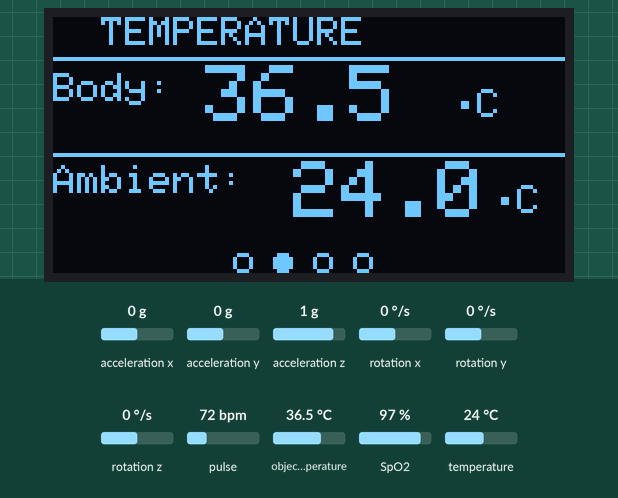
Simulated run of this sketch. Board: ESP32. On the bench: 128×64 one-colour display. Inputs (shaded band) come from the test bench; at power-on: object temperature 36.5 °C, acceleration x 0 g, SpO2 97 %, acceleration y 0 g, acceleration z 1 g, rotation x 0 °/s, rotation y 0 °/s, rotation z 0 °/s, pulse 72 bpm, temperature 24 °C. WiFi joins after 1.5 s; servers stay silent unless stated; what the sketch prints to the serial monitor is not drawn.

Above: at 12.5 s.
12.6 s: object temperature set to 39 °C
At 14.3 s:
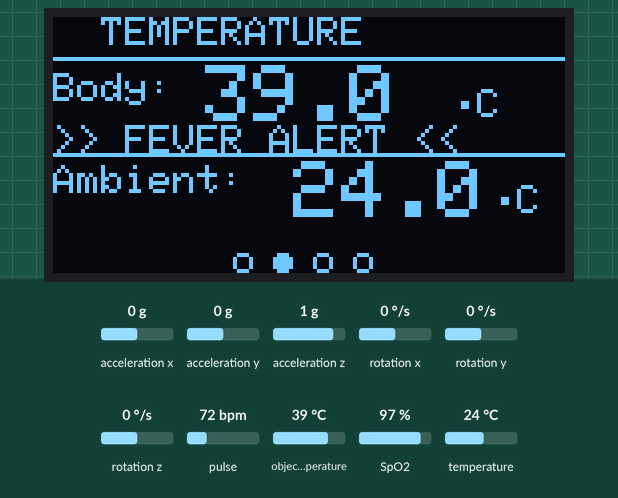
16.4 s: acceleration x set to -1.4 g
At 17.3 s:
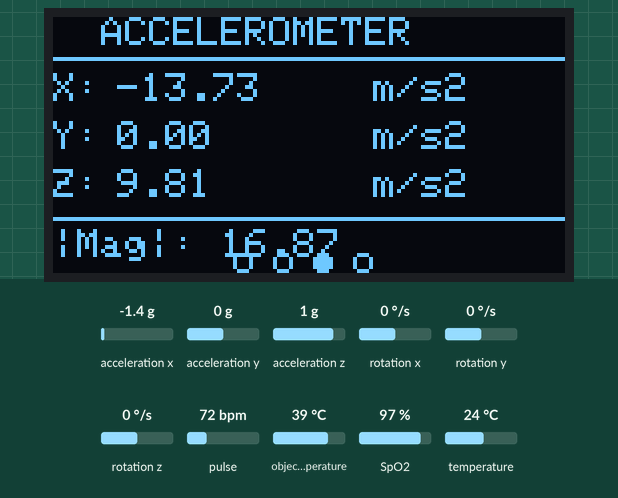
19.4 s: SpO2 set to 93 %
At 21.6 s:
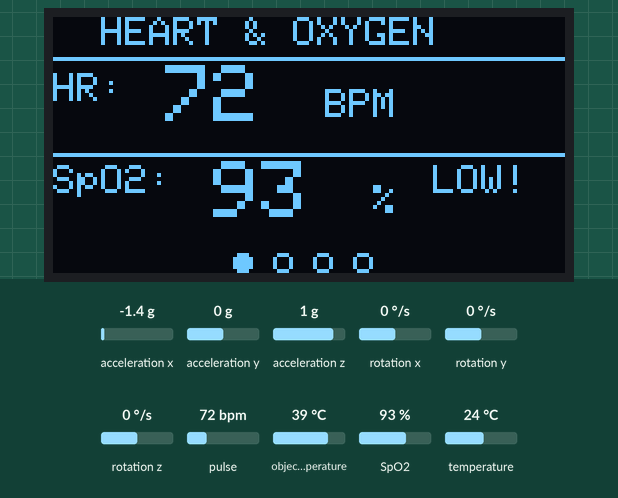
22.4 s: SpO2 set to 95 %
At 23.9 s:
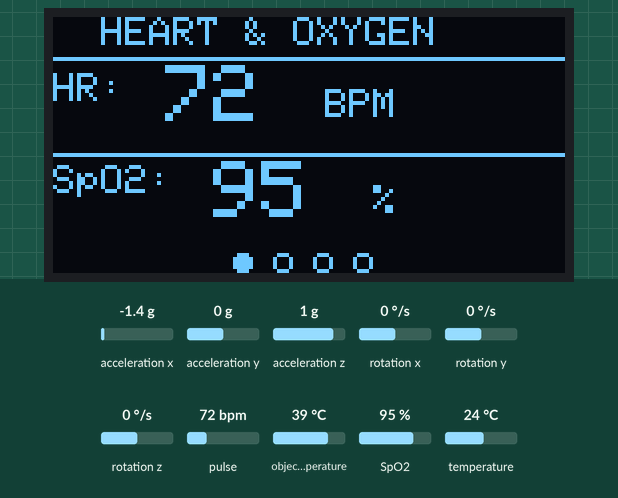
25.6 s: acceleration y set to -1.4 g
At 27.5 s:
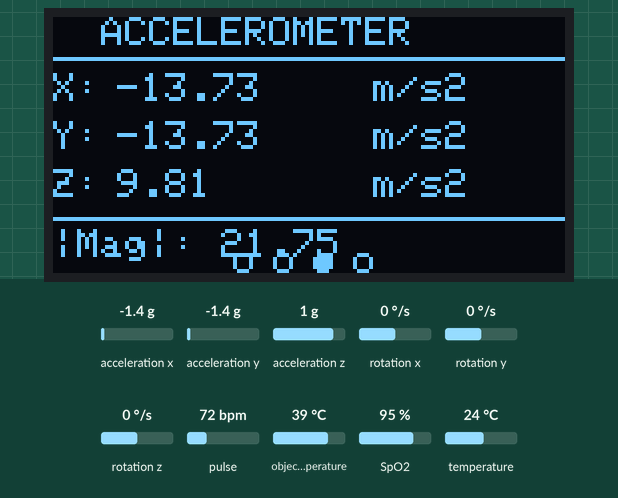
28.6 s: acceleration z set to -1.4 g
At 33.39 s:
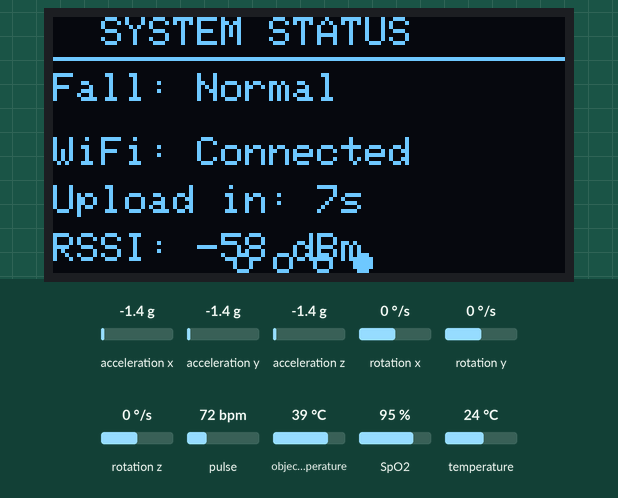
Timing chart, 0 to 33.6 s (numbered marks = the images above; inputs shaded):
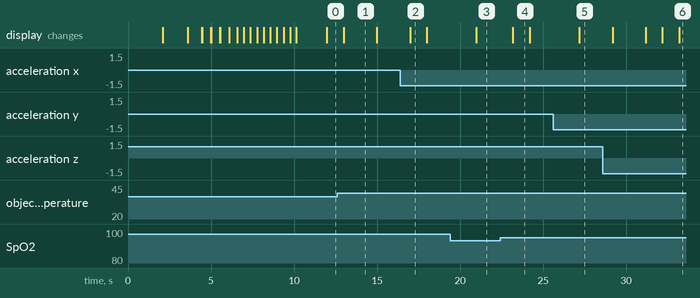

The sketch:

WEARABLE_HEALTH_MONITORING.ino
```cpp
/*
 * ============================================================
 *  WEARABLE HEALTH MONITORING SYSTEM  (v2 — with OLED)
 *  Sensors : MAX30102 (SpO2/HR) | MLX90614 (Temp) | MPU6050 (IMU)
 *  Display : SSD1306 OLED 128×64 (I²C, addr 0x3C)
 *  Cloud   : ThingSpeak IoT
 *  Board   : ESP32
 * ============================================================
 *
 *  OLED Screens (auto-rotate every 3 s):
 *    Screen 0 → Heart Rate + SpO₂
 *    Screen 1 → Body Temp + Ambient Temp
 *    Screen 2 → Accelerometer X/Y/Z
 *    Screen 3 → Fall status + WiFi status
 *
 *  ThingSpeak Channel Fields:
 *    Field 1 → Heart Rate (BPM)
 *    Field 2 → SpO2 (%)
 *    Field 3 → Body Temperature (°C)
 *    Field 4 → Ambient Temperature (°C)
 *    Field 5 → Accel X (m/s²)
 *    Field 6 → Accel Y (m/s²)
 *    Field 7 → Accel Z (m/s²)
 *    Field 8 → Fall Detection (0/1)
 *
 *  Libraries required (install via Library Manager):
 *    - SparkFun MAX3010x Pulse and Proximity Sensor Library
 *    - Adafruit MLX90614 Library
 *    - Adafruit MPU6050 (+ Adafruit Unified Sensor)
 *    - Adafruit SSD1306
 *    - Adafruit GFX Library
 *    - ThingSpeak by MathWorks
 *    - WiFi (built-in ESP32)
 * ============================================================
 */

#include <Wire.h>
#include <WiFi.h>
#include "ThingSpeak.h"

// MAX30102
#include "MAX30105.h"
#include "spo2_algorithm.h"
#include "heartRate.h"

// MLX90614
#include <Adafruit_MLX90614.h>

// MPU6050
#include <Adafruit_MPU6050.h>
#include <Adafruit_Sensor.h>

// OLED SSD1306
#include <Adafruit_GFX.h>
#include <Adafruit_SSD1306.h>

// ─────────────────────────────────────────────
//  CONFIGURATION — Edit these values
// ─────────────────────────────────────────────
const char* WIFI_SSID     = "Testwifi";
const char* WIFI_PASSWORD = "12345678";

unsigned long THINGSPEAK_CHANNEL_ID = 2703273;  // your channel ID
const char*   THINGSPEAK_WRITE_KEY  = "I3D6SUTJI5ZP0ALX";

// Upload interval (ThingSpeak free tier min = 15 s)
const unsigned long UPLOAD_INTERVAL_MS = 20000;

// OLED screen rotation interval (ms)
const unsigned long SCREEN_INTERVAL_MS = 3000;

// Fall detection thresholds (m/s²)
const float FALL_THRESHOLD = 20.0;
const float REST_THRESHOLD = 3.0;

// ─────────────────────────────────────────────
//  OLED Setup  (128×64, I²C address 0x3C)
// ─────────────────────────────────────────────
#define SCREEN_WIDTH  128
#define SCREEN_HEIGHT  64
#define OLED_RESET     -1       // no reset pin; share ESP32 reset
#define OLED_ADDRESS  0x3C

Adafruit_SSD1306 display(SCREEN_WIDTH, SCREEN_HEIGHT, &Wire, OLED_RESET);

// ─────────────────────────────────────────────
//  Objects
// ─────────────────────────────────────────────
WiFiClient        wifiClient;
MAX30105          particleSensor;
Adafruit_MLX90614 mlx;
Adafruit_MPU6050  mpu;

// ─────────────────────────────────────────────
//  MAX30102 SpO2 buffers
// ─────────────────────────────────────────────
#define BUFFER_LENGTH 100
uint32_t irBuffer[BUFFER_LENGTH];
uint32_t redBuffer[BUFFER_LENGTH];
int32_t  spo2Value;
int8_t   spo2Valid;
int32_t  heartRate;
int8_t   hrValid;

// ─────────────────────────────────────────────
//  Heart-rate smoothing
// ─────────────────────────────────────────────
const byte RATE_ARRAY_SIZE = 4;
byte  rates[RATE_ARRAY_SIZE];
byte  rateSpot = 0;
long  lastBeat = 0;
float beatsPerMinute;
int   beatAvg;

// ─────────────────────────────────────────────
//  Sensor readings (globals for OLED access)
// ─────────────────────────────────────────────
float bodyTemp    = 0.0;
float ambientTemp = 0.0;
float ax = 0.0, ay = 0.0, az = 0.0;
float aMag = 0.0;

// ─────────────────────────────────────────────
//  Fall detection state
// ─────────────────────────────────────────────
bool fallDetected = false;
unsigned long fallTime = 0;
const unsigned long FALL_RESET_MS = 5000;

// ─────────────────────────────────────────────
//  Timers
// ─────────────────────────────────────────────
unsigned long lastUpload = 0;
unsigned long lastScreen = 0;
byte currentScreen = 0;
#define TOTAL_SCREENS 4

// ═══════════════════════════════════════════════════════════
//  OLED HELPER — draw a thin header bar
// ═══════════════════════════════════════════════════════════
void drawHeader(const char* title) {
  display.setTextSize(1);
  display.setTextColor(SSD1306_WHITE);
  display.setCursor(0, 0);
  display.println(title);
  display.drawLine(0, 10, SCREEN_WIDTH - 1, 10, SSD1306_WHITE);
}

// ═══════════════════════════════════════════════════════════
//  OLED HELPER — draw page dots at bottom
// ═══════════════════════════════════════════════════════════
void drawPageDots() {
  int spacing = 10;
  int startX  = (SCREEN_WIDTH - (TOTAL_SCREENS * spacing)) / 2;
  for (byte i = 0; i < TOTAL_SCREENS; i++) {
    int x = startX + i * spacing + 3;
    if (i == currentScreen)
      display.fillCircle(x, 61, 2, SSD1306_WHITE);
    else
      display.drawCircle(x, 61, 2, SSD1306_WHITE);
  }
}

// ═══════════════════════════════════════════════════════════
//  OLED SCREEN 0 — Heart Rate + SpO₂
// ═══════════════════════════════════════════════════════════
void screenHeartRate() {
  int hrShow  = hrValid   ? (int)heartRate : beatAvg;
  int spo2Show = spo2Valid ? (int)spo2Value : 0;

  display.clearDisplay();
  drawHeader("  HEART & OXYGEN");

  // Heart Rate
  display.setTextSize(1);
  display.setCursor(0, 14);
  display.print("HR:");
  display.setTextSize(2);
  display.setCursor(28, 12);
  display.print(hrShow);
  display.setTextSize(1);
  display.setCursor(68, 18);
  display.print("BPM");

  // Divider
  display.drawLine(0, 34, SCREEN_WIDTH - 1, 34, SSD1306_WHITE);

  // SpO2
  display.setTextSize(1);
  display.setCursor(0, 37);
  display.print("SpO2:");
  display.setTextSize(2);
  display.setCursor(40, 36);
  display.print(spo2Show);
  display.setTextSize(1);
  display.setCursor(80, 42);
  display.print("%");

  // Warning if SpO2 low
  if (spo2Show > 0 && spo2Show < 95) {
    display.setCursor(95, 37);
    display.print("LOW!");
  }

  drawPageDots();
  display.display();
}

// ═══════════════════════════════════════════════════════════
//  OLED SCREEN 1 — Temperature
// ═══════════════════════════════════════════════════════════
void screenTemperature() {
  display.clearDisplay();
  drawHeader("  TEMPERATURE");

  // Body temp
  display.setTextSize(1);
  display.setCursor(0, 14);
  display.print("Body:");
  display.setTextSize(2);
  display.setCursor(38, 12);
  display.print(bodyTemp, 1);
  display.setTextSize(1);
  display.setCursor(100, 18);
  display.print("\xF8""C");   // °C

  // Fever indicator
  if (bodyTemp > 38.0) {
    display.setCursor(0, 27);
    display.print(">> FEVER ALERT <<");
  }

  display.drawLine(0, 34, SCREEN_WIDTH - 1, 34, SSD1306_WHITE);

  // Ambient temp
  display.setTextSize(1);
  display.setCursor(0, 37);
  display.print("Ambient:");
  display.setTextSize(2);
  display.setCursor(60, 36);
  display.print(ambientTemp, 1);
  display.setTextSize(1);
  display.setCursor(110, 42);
  display.print("\xF8""C");

  drawPageDots();
  display.display();
}

// ═══════════════════════════════════════════════════════════
//  OLED SCREEN 2 — Accelerometer
// ═══════════════════════════════════════════════════════════
void screenAccel() {
  display.clearDisplay();
  drawHeader("  ACCELEROMETER");

  display.setTextSize(1);

  display.setCursor(0, 14);
  display.print("X:");
  display.setCursor(16, 14);
  display.print(ax, 2);
  display.setCursor(80, 14);
  display.print("m/s2");

  display.setCursor(0, 26);
  display.print("Y:");
  display.setCursor(16, 26);
  display.print(ay, 2);
  display.setCursor(80, 26);
  display.print("m/s2");

  display.setCursor(0, 38);
  display.print("Z:");
  display.setCursor(16, 38);
  display.print(az, 2);
  display.setCursor(80, 38);
  display.print("m/s2");

  display.drawLine(0, 50, SCREEN_WIDTH - 1, 50, SSD1306_WHITE);
  display.setCursor(0, 53);
  display.print("|Mag|: ");
  display.print(aMag, 2);

  drawPageDots();
  display.display();
}

// ═══════════════════════════════════════════════════════════
//  OLED SCREEN 3 — Status (Fall + WiFi + Upload)
// ═══════════════════════════════════════════════════════════
void screenStatus() {
  display.clearDisplay();
  drawHeader("  SYSTEM STATUS");

  display.setTextSize(1);

  // Fall status
  display.setCursor(0, 14);
  display.print("Fall: ");
  if (fallDetected) {
    display.setTextSize(2);
    display.setCursor(40, 12);
    display.print("! FALL !");
    display.setTextSize(1);
  } else {
    display.print("Normal");
  }

  // WiFi status
  display.setCursor(0, 30);
  display.print("WiFi: ");
  display.print(WiFi.status() == WL_CONNECTED ? "Connected" : "OFFLINE");

  // Upload countdown
  unsigned long nextUpload = UPLOAD_INTERVAL_MS - (millis() - lastUpload);
  if (lastUpload == 0) nextUpload = 0;
  display.setCursor(0, 42);
  display.print("Upload in: ");
  display.print(nextUpload / 1000);
  display.print("s");

  // Signal strength
  display.setCursor(0, 54);
  display.print("RSSI: ");
  display.print(WiFi.RSSI());
  display.print(" dBm");

  drawPageDots();
  display.display();
}

// ═══════════════════════════════════════════════════════════
//  OLED SPLASH SCREEN
// ═══════════════════════════════════════════════════════════
void splashScreen() {
  display.clearDisplay();
  display.setTextSize(1);
  display.setTextColor(SSD1306_WHITE);
  display.setCursor(10, 5);
  display.println("Health Monitor v2");
  display.drawLine(0, 16, SCREEN_WIDTH - 1, 16, SSD1306_WHITE);
  display.setCursor(20, 22);
  display.println("Initializing...");
  display.setCursor(0, 38);
  display.println(" MAX30102  MLX90614");
  display.setCursor(0, 50);
  display.println(" MPU6050   ESP32");
  display.display();
  delay(2000);
}

// ═══════════════════════════════════════════════════════════
//  OLED STATUS LINE (during init)
// ═══════════════════════════════════════════════════════════
void oledStatus(const char* msg) {
  display.fillRect(0, 38, SCREEN_WIDTH, 26, SSD1306_BLACK);
  display.setCursor(0, 42);
  display.print(msg);
  display.display();
}

// ═══════════════════════════════════════════════════════════
//  SETUP
// ═══════════════════════════════════════════════════════════
void setup() {
  Serial.begin(115200);
  Wire.begin(21, 22);  // SDA=GPIO21, SCL=GPIO22

  Serial.println("\n=== Wearable Health Monitor v2 ===");

  // ── OLED ──────────────────────────────────
  if (!display.begin(SSD1306_SWITCHCAPVCC, OLED_ADDRESS)) {
    Serial.println("ERROR: SSD1306 OLED not found.");
    while (1);
  }
  display.clearDisplay();
  display.setTextColor(SSD1306_WHITE);
  splashScreen();
  Serial.println("SSD1306 OLED OK");

  // ── WiFi ──────────────────────────────────
  oledStatus("Connecting WiFi...");
  WiFi.begin(WIFI_SSID, WIFI_PASSWORD);
  Serial.print("Connecting to WiFi");
  int wifiAttempts = 0;
  while (WiFi.status() != WL_CONNECTED && wifiAttempts < 20) {
    delay(500); Serial.print(".");
    wifiAttempts++;
  }
  if (WiFi.status() == WL_CONNECTED) {
    Serial.println("\nWiFi connected: " + WiFi.localIP().toString());
    oledStatus("WiFi OK!");
  } else {
    Serial.println("\nWiFi FAILED — continuing offline");
    oledStatus("WiFi FAILED");
  }
  ThingSpeak.begin(wifiClient);
  delay(800);

  // ── MAX30102 ───────────────────────────────
  oledStatus("Init MAX30102...");
  if (!particleSensor.begin(Wire, I2C_SPEED_FAST)) {
    Serial.println("ERROR: MAX30102 not found.");
    oledStatus("MAX30102 ERROR!");
    while (1);
  }
  particleSensor.setup(60, 4, 2, 100, 411, 4096);
  Serial.println("MAX30102 OK");
  oledStatus("MAX30102 OK");
  delay(500);

  // ── MLX90614 ──────────────────────────────
  oledStatus("Init MLX90614...");
  if (!mlx.begin()) {
    Serial.println("ERROR: MLX90614 not found.");
    oledStatus("MLX90614 ERROR!");
    while (1);
  }
  Serial.println("MLX90614 OK");
  oledStatus("MLX90614 OK");
  delay(500);

  // ── MPU6050 ───────────────────────────────
  oledStatus("Init MPU6050...");
  if (!mpu.begin()) {
    Serial.println("ERROR: MPU6050 not found.");
    oledStatus("MPU6050 ERROR!");
    while (1);
  }
  mpu.setAccelerometerRange(MPU6050_RANGE_8_G);
  mpu.setGyroRange(MPU6050_RANGE_500_DEG);
  mpu.setFilterBandwidth(MPU6050_BAND_21_HZ);
  Serial.println("MPU6050 OK");
  oledStatus("MPU6050 OK");
  delay(500);

  // ── Pre-fill SpO2 buffer ───────────────────
  oledStatus("Filling SpO2 buf..");
  Serial.println("Filling SpO2 buffer (100 samples)...");
  for (byte i = 0; i < BUFFER_LENGTH; i++) {
    while (!particleSensor.available()) particleSensor.check();
    redBuffer[i] = particleSensor.getRed();
    irBuffer[i]  = particleSensor.getIR();
    particleSensor.nextSample();
    // Progress bar on OLED
    if (i % 10 == 0) {
      display.fillRect(0, 54, map(i, 0, 100, 0, SCREEN_WIDTH), 8, SSD1306_WHITE);
      display.display();
    }
  }
  maxim_heart_rate_and_oxygen_saturation(
    irBuffer, BUFFER_LENGTH, redBuffer,
    &spo2Value, &spo2Valid, &heartRate, &hrValid
  );
  oledStatus("All systems READY!");
  delay(1000);
  Serial.println("Ready!\n");
}

// ═══════════════════════════════════════════════════════════
//  LOOP
// ═══════════════════════════════════════════════════════════
void loop() {

  // ── 1. Update SpO2 / HR (rolling window) ──────────────────
  for (byte i = 25; i < BUFFER_LENGTH; i++) {
    redBuffer[i - 25] = redBuffer[i];
    irBuffer[i - 25]  = irBuffer[i];
  }
  for (byte i = 75; i < BUFFER_LENGTH; i++) {
    while (!particleSensor.available()) particleSensor.check();
    redBuffer[i] = particleSensor.getRed();
    irBuffer[i]  = particleSensor.getIR();
    particleSensor.nextSample();
  }
  maxim_heart_rate_and_oxygen_saturation(
    irBuffer, BUFFER_LENGTH, redBuffer,
    &spo2Value, &spo2Valid, &heartRate, &hrValid
  );

  // Beat-to-beat HR
  long irValue = particleSensor.getIR();
  if (checkForBeat(irValue)) {
    long delta = millis() - lastBeat;
    lastBeat = millis();
    beatsPerMinute = 60.0 / (delta / 1000.0);
    if (beatsPerMinute < 255 && beatsPerMinute > 20) {
      rates[rateSpot++] = (byte)beatsPerMinute;
      rateSpot %= RATE_ARRAY_SIZE;
      beatAvg = 0;
      for (byte x = 0; x < RATE_ARRAY_SIZE; x++) beatAvg += rates[x];
      beatAvg /= RATE_ARRAY_SIZE;
    }
  }

  // ── 2. Read MLX90614 ──────────────────────────────────────
  bodyTemp    = mlx.readObjectTempC();
  ambientTemp = mlx.readAmbientTempC();

  // ── 3. Read MPU6050 ──────────────────────────────────────
  sensors_event_t accel_evt, gyro_evt, temp_evt;
  mpu.getEvent(&accel_evt, &gyro_evt, &temp_evt);
  ax   = accel_evt.acceleration.x;
  ay   = accel_evt.acceleration.y;
  az   = accel_evt.acceleration.z;
  aMag = sqrt(ax * ax + ay * ay + az * az);

  // ── 4. Fall detection ─────────────────────────────────────
  static bool phase1 = false;
  if (!fallDetected) {
    if (!phase1 && aMag > FALL_THRESHOLD)  phase1 = true;
    if ( phase1  && aMag < REST_THRESHOLD) {
      fallDetected = true;
      fallTime = millis();
      Serial.println("⚠️  FALL DETECTED!");
      phase1 = false;
      currentScreen = 3;   // jump to status screen on fall
    }
  }
  if (fallDetected && (millis() - fallTime > FALL_RESET_MS)) {
    fallDetected = false;
  }

  // ── 5. OLED update (rotate screens) ──────────────────────
  if (millis() - lastScreen >= SCREEN_INTERVAL_MS) {
    lastScreen = millis();
    if (!fallDetected) {   // don't auto-rotate away during fall alert
      currentScreen = (currentScreen + 1) % TOTAL_SCREENS;
    }
  }
  // Always render the current screen
  switch (currentScreen) {
    case 0: screenHeartRate();  break;
    case 1: screenTemperature();break;
    case 2: screenAccel();      break;
    case 3: screenStatus();     break;
  }

  // ── 6. Serial debug ───────────────────────────────────────
  int hrShow   = hrValid   ? (int)heartRate : beatAvg;
  int spo2Show = spo2Valid ? (int)spo2Value : -1;
  Serial.printf("[HR] %d BPM (avg %d)  |  [SpO2] %d%%  |  [Temp] Body:%.1f°C  Amb:%.1f°C\n",
    hrShow, beatAvg, spo2Show, bodyTemp, ambientTemp);
  Serial.printf("[IMU] ax:%.2f ay:%.2f az:%.2f  |mag:%.2f  |Fall:%s\n",
    ax, ay, az, aMag, fallDetected ? "YES" : "no");

  // ── 7. Upload to ThingSpeak ───────────────────────────────
  if (millis() - lastUpload >= UPLOAD_INTERVAL_MS) {
    lastUpload = millis();

    int hrToSend  = hrValid   ? (int)heartRate : beatAvg;
    int spo2Send  = spo2Valid ? (int)spo2Value : 0;

    ThingSpeak.setField(1, hrToSend);
    ThingSpeak.setField(2, spo2Send);
    ThingSpeak.setField(3, bodyTemp);
    ThingSpeak.setField(4, ambientTemp);
    ThingSpeak.setField(5, ax);
    ThingSpeak.setField(6, ay);
    ThingSpeak.setField(7, az);
    ThingSpeak.setField(8, (int)(fallDetected ? 1 : 0));

    String status = "OK";
    if (fallDetected)               status = "FALL ALERT";
    else if (spo2Send < 95 && spo2Send > 0) status = "LOW SpO2";
    else if (hrToSend > 100)        status = "HIGH HR";
    else if (bodyTemp > 38.0)       status = "FEVER";
    ThingSpeak.setStatus(status);

    int httpCode = ThingSpeak.writeFields(THINGSPEAK_CHANNEL_ID, THINGSPEAK_WRITE_KEY);
    if (httpCode == 200) {
      Serial.println("✅ ThingSpeak upload OK");
    } else {
      Serial.printf("❌ ThingSpeak error: %d\n", httpCode);
      if (WiFi.status() != WL_CONNECTED) {
        Serial.println("Reconnecting WiFi...");
        WiFi.reconnect();
        delay(3000);
      }
    }
    Serial.println("──────────────────────────────────");
  }

  delay(10);
}
```

Measured:
- the behaviour switches between 95 and 94 % on SpO2 (found by bisection; images 2 and 3)
- after the input at 12.6 s, the display: changes after 0.38 s (image 1)
- after the input at 16.4 s, the display: changes after 0.58 s (image 2)
- after the input at 19.4 s, the display: changes after 1.6 s (image 3)
- after the input at 22.4 s, the display: changes after 0.78 s (image 4)
- after the input at 25.6 s, the display: changes after 1.6 s (image 5)
- what the display in image 1 shows lasts 2.0 s, from 13.0 s to 15.0 s
